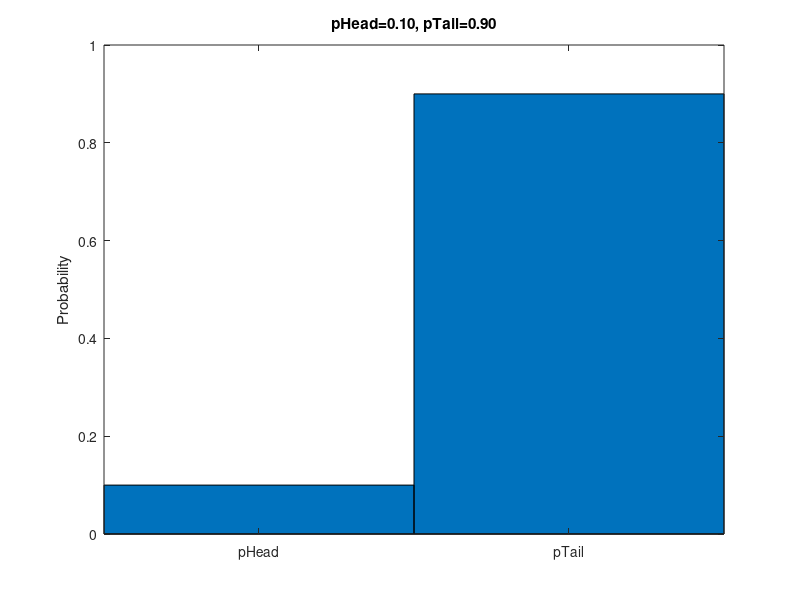
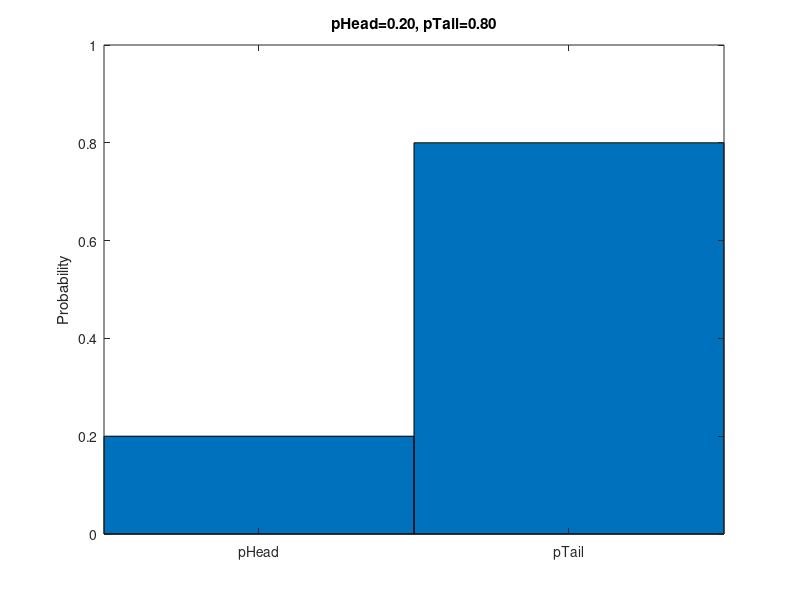
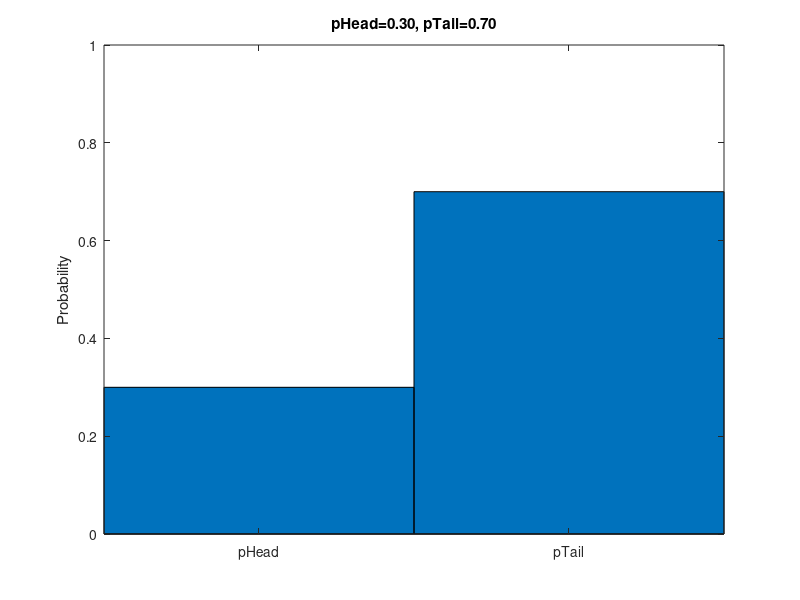
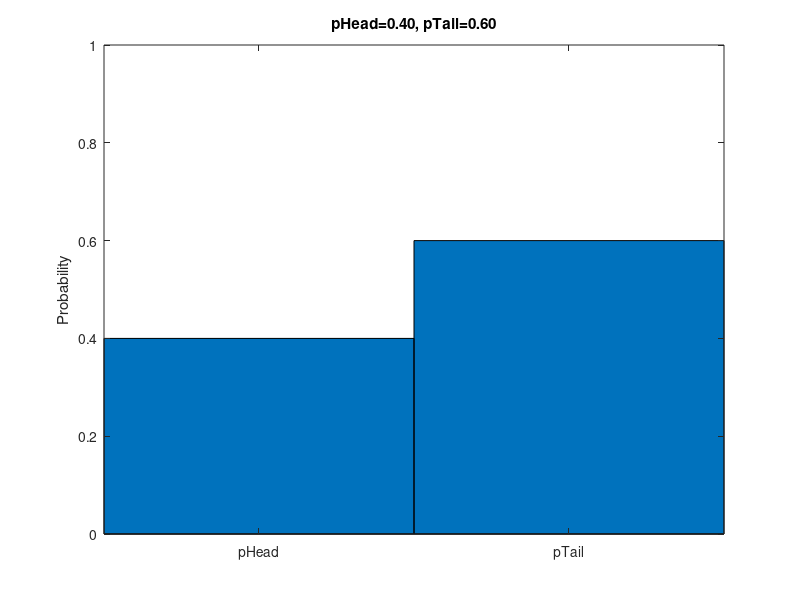

MATLAB code to generate these figures, in order:
% To demonstrate entropy of a coin flip. 
% for more information please refer to 
% http://en.wikipedia.org/wiki/Entropy_(information_theory)
% http://upload.wikimedia.org/wikipedia/commons/thumb/2/22/Binary_entropy_plot.svg/200px-Binary_entropy_plot.svg.png
% 
clc; close all; clear all;
pHead = 0 : 0.01 : 1;
n = length(pHead);
H = zeros(1, n);
for i = 1 : n
    p = [pHead(i), 1 - pHead(i)];
    if (pHead(i) == 0)
        p = 1 - pHead(i);
    elseif 1 - pHead(i) == 0;
        p = pHead(i);
    end
        
    H(i) = -sum(p .* log2(p) );
    if mod(pHead(i), 0.1) == 0 && pHead(i)~= 0 && pHead(i) ~= 1
        htemp = figure(1);
        bar(p,1);
        ylim([0,1]);
        set(gca, 'XTickLabel', {'pHead', 'pTail'});
        ylabel('Probability');
        title(sprintf('pHead=%.2f, pTail=%.2f', pHead(i), 1 - pHead(i)));
        colormap(cool);
        print(htemp, '-dpng', sprintf('phead=%.2f.png', pHead(i)));
    end
end
h = figure(2);
plot(pHead, H, '-', 'linewidth', 2, 'color', 'r');
set(gca, 'XTick', 0:0.1:1);
xlabel('The probability of being head');
ylabel('Entropy');
grid on;
print(h, '-dpng', 'entropycoin.png');

disp(H);